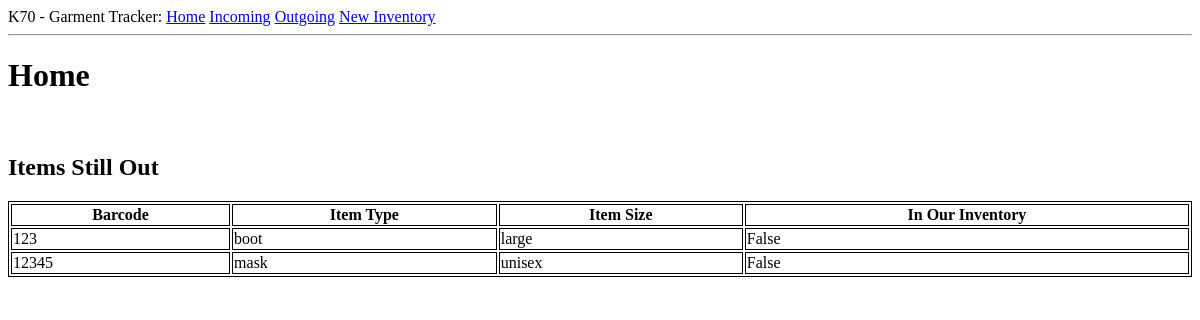
Page /home_template on the earlier database version.
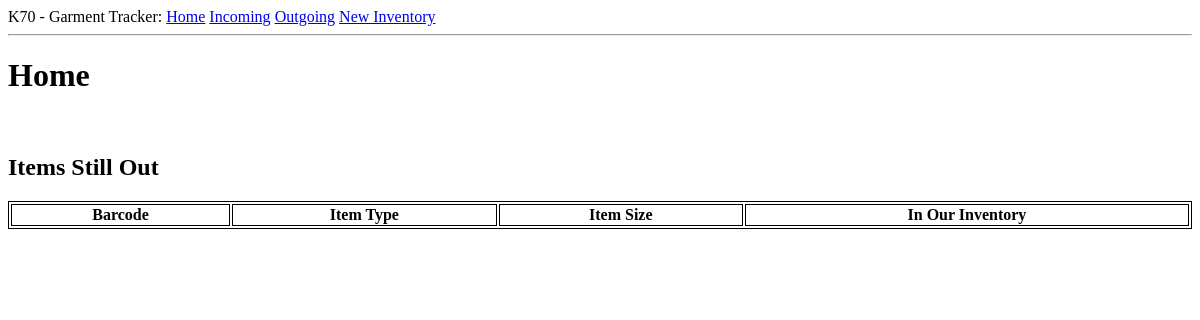
Same page on the later database version.
### app/models.py (models this page shows, shortened)
class Laundry(db.Model):
    id = db.Column(db.Integer, primary_key=True)
    barcode = db.Column(db.String(20), index = True)
    item_type = db.Column(db.String(10), index = True)
    item_size = db.Column(db.String(10), index = True)
    item_note = db.Column(db.String(20), index = True)
    status = db.Column(db.Boolean(), index=True)
    time_stamps = db.relationship('Timestamp', backref="item", lazy= 'dynamic')

### app/routes.py (the view)
@app.route('/')
@app.route('/home_template', methods=['GET'])
def Home():
    items = Laundry.query.filter_by(status=False)
    return render_template('home_template.html', title='Home', items=items)

### app/templates/home_template.html (shortened to what this page needs)
{% extends "base.html" %}
{% block content %}
<h1>Home</h1><br>
<h2>Items Still Out</h2>
<table style="width:100%">
  <tr valign="top">
      <th>Barcode</th>
      <th>Item Type</th>
      <th>Item Size</th>
      <th>In Our Inventory</th>
  </tr>
  {% for item in items %}
  <tr>
      <td>{{ item.barcode }}</td><td>{{ item.item_type }}</td><td>{{ item.item_size }}</td><td>{{ item.status }}</td>
  </tr>
  {% endfor %}
</table>
{% endblock %}

### app/templates/base.html (shortened to what this page needs)
<html>
    <head>
    </head>
    <body>
        <div>
            K70 - Garment Tracker:
            <a href="{{ url_for('Home') }}">Home</a>
            <a href="{{ url_for('Incoming') }}">Incoming</a>
            <a href="{{ url_for('Outgoing') }}">Outgoing</a>
            <a href="{{ url_for('New_inventory') }}">New Inventory</a>
          </div>
        <hr>
        {% block content %}{% endblock %}
    </body>
</html>

### app/templates/home_template.html (style rules this page uses)
table, th, td { border: 1px solid black; }

Differences in the rows shown:
no longer on this page (row edited): Laundry: barcode "123", item_type "boot", item_size "large", status "False"
no longer on this page (row edited): Laundry: barcode "12345", item_type "mask", item_size "unisex", status "False"
